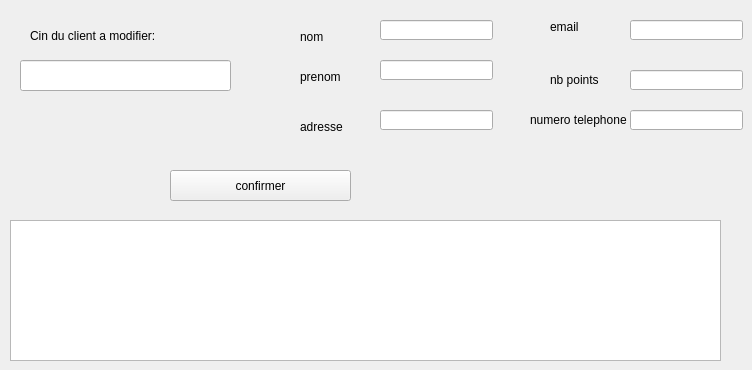
      <widget class="QWidget" name="tab_23">
       <attribute name="title">
        <string>Modifier</string>
       </attribute>
       <widget class="QLineEdit" name="lineEdit_2_NOUR">
        <property name="geometry">
         <rect>
          <x>380</x>
          <y>20</y>
          <width>113</width>
          <height>20</height>
         </rect>
        </property>
       </widget>
       <widget class="QLineEdit" name="lineEdit_3_NOUR">
        <property name="geometry">
         <rect>
          <x>380</x>
          <y>60</y>
          <width>113</width>
          <height>20</height>
         </rect>
        </property>
       </widget>
       <widget class="QLineEdit" name="lineEdit_4_NOUR">
        <property name="geometry">
         <rect>
          <x>380</x>
          <y>110</y>
          <width>113</width>
          <height>20</height>
         </rect>
        </property>
       </widget>
       <widget class="QLineEdit" name="lineEdit_5_NOUR">
        <property name="geometry">
         <rect>
          <x>630</x>
          <y>20</y>
          <width>113</width>
          <height>20</height>
         </rect>
        </property>
       </widget>
       <widget class="QLineEdit" name="lineEdit_6_NOUR">
        <property name="geometry">
         <rect>
          <x>630</x>
          <y>70</y>
          <width>113</width>
          <height>20</height>
         </rect>
        </property>
       </widget>
       <widget class="QLineEdit" name="lineEdit_7_NOUR">
        <property name="geometry">
         <rect>
          <x>630</x>
          <y>110</y>
          <width>113</width>
          <height>20</height>
         </rect>
        </property>
       </widget>
       <widget class="QLabel" name="label_34">
        <property name="geometry">
         <rect>
          <x>300</x>
          <y>30</y>
          <width>47</width>
          <height>14</height>
         </rect>
        </property>
        <property name="text">
         <string>nom</string>
        </property>
       </widget>
       <widget class="QLabel" name="label_35">
        <property name="geometry">
         <rect>
          <x>300</x>
          <y>70</y>
          <width>47</width>
          <height>14</height>
         </rect>
        </property>
        <property name="text">
         <string>prenom</string>
        </property>
       </widget>
       <widget class="QLabel" name="label_36">
        <property name="geometry">
         <rect>
          <x>300</x>
          <y>120</y>
          <width>47</width>
          <height>14</height>
         </rect>
        </property>
        <property name="text">
         <string>adresse</string>
        </property>
       </widget>
       <widget class="QLabel" name="label_37">
        <property name="geometry">
         <rect>
          <x>550</x>
          <y>20</y>
          <width>47</width>
          <height>14</height>
         </rect>
        </property>
        <property name="text">
         <string>email</string>
        </property>
       </widget>
       <widget class="QLabel" name="label_38">
        <property name="geometry">
         <rect>
          <x>550</x>
          <y>70</y>
          <width>61</width>
          <height>20</height>
         </rect>
        </property>
        <property name="text">
         <string>nb points</string>
        </property>
       </widget>
       <widget class="QLabel" name="label_39">
        <property name="geometry">
         <rect>
          <x>530</x>
          <y>110</y>
          <width>101</width>
          <height>20</height>
         </rect>
        </property>
        <property name="text">
         <string>numero telephone</string>
        </property>
       </widget>
       <widget class="QLabel" name="label_40">
        <property name="geometry">
         <rect>
          <x>30</x>
          <y>20</y>
          <width>191</width>
          <height>31</height>
         </rect>
        </property>
        <property name="text">
         <string>Cin du client a modifier:</string>
        </property>
       </widget>
       <widget class="QLineEdit" name="lineEdit_NOUR">
        <property name="geometry">
         <rect>
          <x>20</x>
          <y>60</y>
          <width>211</width>
          <height>31</height>
         </rect>
        </property>
       </widget>
       <widget class="QPushButton" name="choix_cin_NOUR">
        <property name="geometry">
         <rect>
          <x>170</x>
          <y>170</y>
          <width>181</width>
          <height>31</height>
         </rect>
        </property>
        <property name="text">
         <string>confirmer</string>
        </property>
       </widget>
       <widget class="QTableView" name="tableView_2_NOUR">
        <property name="geometry">
         <rect>
          <x>10</x>
          <y>220</y>
          <width>711</width>
          <height>141</height>
         </rect>
        </property>
       </widget>
      </widget>
